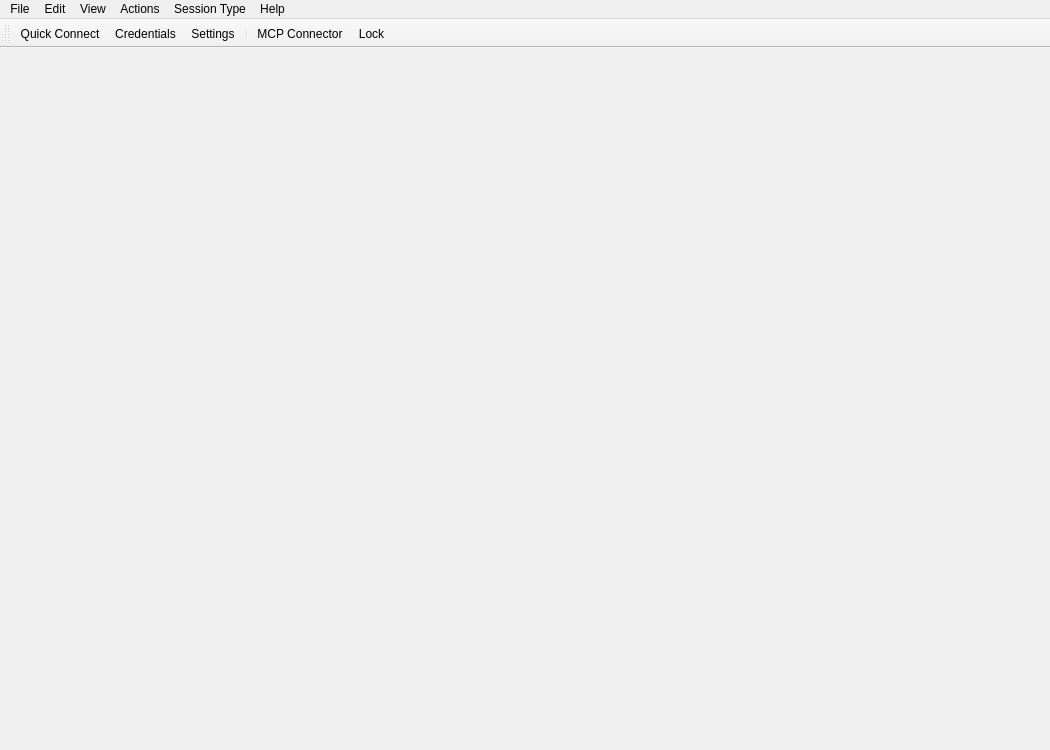
<?xml version="1.0" encoding="UTF-8"?>
<ui version="4.0">
 <class>MainWindow</class>
 <widget class="QMainWindow" name="MainWindow">
  <property name="geometry">
   <rect>
    <x>0</x>
    <y>0</y>
    <width>1050</width>
    <height>750</height>
   </rect>
  </property>
  <property name="minimumSize">
   <size>
    <width>860</width>
    <height>560</height>
   </size>
  </property>
  <property name="windowTitle">
   <string>Prephia Client</string>
  </property>
  <widget class="QWidget" name="centralwidget">
   <layout class="QVBoxLayout" name="verticalLayout">
    <property name="leftMargin">
     <number>0</number>
    </property>
    <property name="topMargin">
     <number>0</number>
    </property>
    <property name="rightMargin">
     <number>0</number>
    </property>
    <property name="bottomMargin">
     <number>0</number>
    </property>
    <item>
     <widget class="TabWidget" name="tabs">
      <property name="tabPosition">
       <enum>QTabWidget::TabPosition::North</enum>
      </property>
      <property name="currentIndex">
       <number>-1</number>
      </property>
      <property name="documentMode">
       <bool>true</bool>
      </property>
      <property name="tabsClosable">
       <bool>true</bool>
      </property>
      <property name="movable">
       <bool>true</bool>
      </property>
     </widget>
    </item>
   </layout>
  </widget>
  <widget class="QMenuBar" name="menubar">
   <property name="geometry">
    <rect>
     <x>0</x>
     <y>0</y>
     <width>924</width>
     <height>21</height>
    </rect>
   </property>
   <widget class="QMenu" name="menu_file">
    <property name="title">
     <string>File</string>
    </property>
    <addaction name="action_quick_connect"/>
    <addaction name="action_credentials"/>
    <addaction name="action_settings"/>
    <addaction name="separator"/>
    <addaction name="action_mcp_connector"/>
    <addaction name="separator"/>
    <addaction name="action_change_database"/>
    <addaction name="action_lock"/>
    <addaction name="action_exit"/>
   </widget>
   <widget class="QMenu" name="menu_help">
    <property name="title">
     <string>Help</string>
    </property>
    <addaction name="action_help"/>
    <addaction name="action_about"/>
   </widget>
   <widget class="QMenu" name="menu_edit">
    <property name="title">
     <string>Edit</string>
    </property>
   </widget>
   <widget class="QMenu" name="menu_view">
    <property name="title">
     <string>View</string>
    </property>
    <addaction name="action_always_on_top"/>
    <addaction name="action_toolbar"/>
    <addaction name="action_search_field"/>
    <addaction name="action_large_icons"/>
    <addaction name="separator"/>
    <addaction name="action_sessions_in_tabs"/>
   </widget>
   <widget class="QMenu" name="menu_session_type">
    <property name="title">
     <string>Session Type</string>
    </property>
   </widget>
   <widget class="QMenu" name="menu_action">
    <property name="title">
     <string>Actions</string>
    </property>
   </widget>
   <addaction name="menu_file"/>
   <addaction name="menu_edit"/>
   <addaction name="menu_view"/>
   <addaction name="menu_action"/>
   <addaction name="menu_session_type"/>
   <addaction name="menu_help"/>
  </widget>
  <widget class="QToolBar" name="toolbar">
   <property name="windowTitle">
    <string>Tool Bar</string>
   </property>
   <attribute name="toolBarArea">
    <enum>TopToolBarArea</enum>
   </attribute>
   <attribute name="toolBarBreak">
    <bool>false</bool>
   </attribute>
   <addaction name="action_quick_connect"/>
   <addaction name="action_credentials"/>
   <addaction name="action_settings"/>
   <addaction name="separator"/>
   <addaction name="action_mcp_connector"/>
   <addaction name="action_lock"/>
  </widget>
  <action name="action_help">
   <property name="icon">
    <iconset resource="../../common/resources/common.qrc">
     <normaloff>:/img/help.svg</normaloff>:/img/help.svg</iconset>
   </property>
   <property name="text">
    <string>Online Help...</string>
   </property>
  </action>
  <action name="action_about">
   <property name="icon">
    <iconset resource="../../common/resources/common.qrc">
     <normaloff>:/img/info.svg</normaloff>:/img/info.svg</iconset>
   </property>
   <property name="text">
    <string>About</string>
   </property>
  </action>
  <action name="action_quick_connect">
   <property name="icon">
    <iconset resource="../../common/resources/common.qrc">
     <normaloff>:/img/connect.svg</normaloff>:/img/connect.svg</iconset>
   </property>
   <property name="text">
    <string>Quick Connect...</string>
   </property>
  </action>
  <action name="action_credentials">
   <property name="icon">
    <iconset resource="../../common/resources/common.qrc">
     <normaloff>:/img/keys.svg</normaloff>:/img/keys.svg</iconset>
   </property>
   <property name="text">
    <string>Credentials...</string>
   </property>
  </action>
  <action name="action_settings">
   <property name="icon">
    <iconset resource="../../common/resources/common.qrc">
     <normaloff>:/img/settings.svg</normaloff>:/img/settings.svg</iconset>
   </property>
   <property name="text">
    <string>Settings...</string>
   </property>
  </action>
  <action name="action_mcp_connector">
   <property name="checkable">
    <bool>true</bool>
   </property>
   <property name="icon">
    <iconset resource="../../common/resources/common.qrc">
     <normaloff>:/img/ai.svg</normaloff>:/img/ai.svg</iconset>
   </property>
   <property name="text">
    <string>MCP Connector</string>
   </property>
  </action>
  <action name="action_change_database">
   <property name="icon">
    <iconset resource="../../common/resources/common.qrc">
     <normaloff>:/img/database.svg</normaloff>:/img/database.svg</iconset>
   </property>
   <property name="text">
    <string>Change Database...</string>
   </property>
  </action>
  <action name="action_lock">
   <property name="icon">
    <iconset resource="../../common/resources/common.qrc">
     <normaloff>:/img/lock.svg</normaloff>:/img/lock.svg</iconset>
   </property>
   <property name="text">
    <string>Lock</string>
   </property>
  </action>
  <action name="action_exit">
   <property name="icon">
    <iconset resource="../../common/resources/common.qrc">
     <normaloff>:/img/door.svg</normaloff>:/img/door.svg</iconset>
   </property>
   <property name="text">
    <string>Exit</string>
   </property>
  </action>
  <action name="action_toolbar">
   <property name="checkable">
    <bool>true</bool>
   </property>
   <property name="text">
    <string>Tool Bar</string>
   </property>
  </action>
  <action name="action_search_field">
   <property name="checkable">
    <bool>true</bool>
   </property>
   <property name="text">
    <string>Search Field</string>
   </property>
  </action>
  <action name="action_large_icons">
   <property name="checkable">
    <bool>true</bool>
   </property>
   <property name="text">
    <string>Large icons</string>
   </property>
  </action>
  <action name="action_sessions_in_tabs">
   <property name="checkable">
    <bool>true</bool>
   </property>
   <property name="text">
    <string>Open Sessions in Tabs</string>
   </property>
  </action>
  <action name="action_always_on_top">
   <property name="checkable">
    <bool>true</bool>
   </property>
   <property name="text">
    <string>Always on Top</string>
   </property>
  </action>
 </widget>
 <customwidgets>
  <customwidget>
   <class>TabWidget</class>
   <extends>QTabWidget</extends>
   <header>client/desktop/tab_widget.h</header>
   <container>1</container>
  </customwidget>
 </customwidgets>
 <resources>
  <include location="../../common/resources/common.qrc"/>
 </resources>
 <connections/>
</ui>
